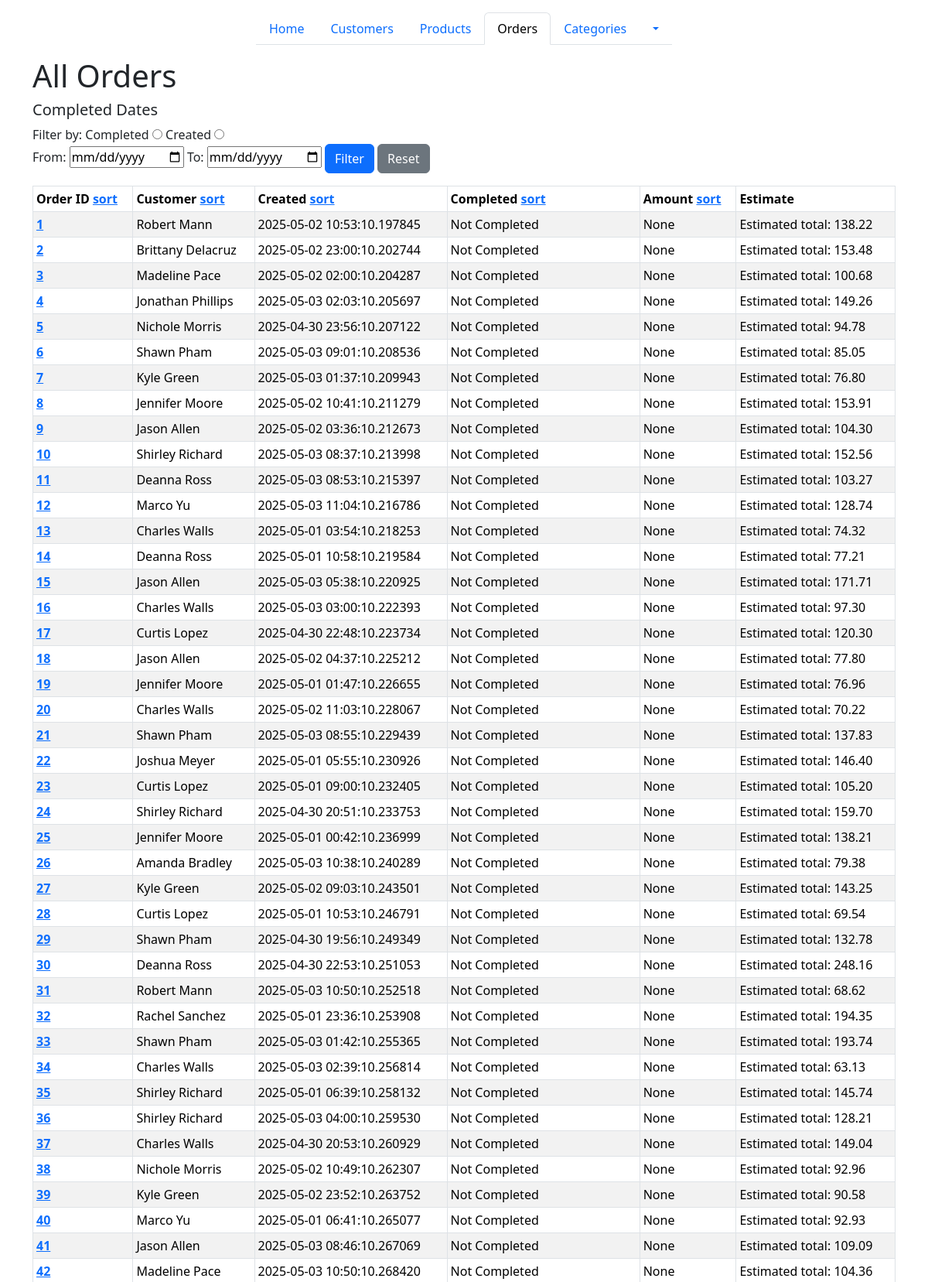
Screenshot of /orders/ (upper part) with the database file from the repository.
### models/order.py (models this page shows, shortened)
class Order(db.Model):
    __tablename__ = "Orders"
    id = db.mapped_column(db.Integer, primary_key=True)
    customer_id = db.mapped_column(db.Integer, db.ForeignKey("Customers.id"))
    created = db.mapped_column(db.DateTime, nullable=False, default=db.func.now())
    completed = db.mapped_column(db.DateTime, nullable=True, default=None)
    amount = db.mapped_column(db.DECIMAL(6,2), nullable=True, default=None)
    items = db.relationship('ProductOrder', back_populates="order")
    customer = db.relationship('Customer', back_populates='orders')
    def estimate(self):
        total = 0
        for item in self.items:
            total += item.quantity * item.product.price
        return round(total,2)

### models/customer.py (models this page shows, shortened)
class Customer(db.Model):
    __tablename__ = "Customers"
    id = db.mapped_column(db.Integer, primary_key=True)
    name = db.mapped_column(db.String)
    phone = db.mapped_column(db.String, unique=True)
    orders = db.relationship("Order", back_populates="customer")

### models/productOrder.py (models this page shows, shortened)
class ProductOrder(db.Model):
    __tablename__ = "ProductOrder"
    product_id = db.mapped_column(db.ForeignKey("Products.id"), primary_key=True)
    order_id = db.mapped_column(db.ForeignKey("Orders.id"), primary_key=True)
    quantity = db.mapped_column(db.Integer, nullable=False)
    product = db.relationship('Product', back_populates="order")
    order = db.relationship('Order', back_populates='items')

### models/product.py (models this page shows, shortened)
class Product(db.Model):
    __tablename__ = "Products"
    id = db.mapped_column(db.Integer, primary_key=True)
    name = db.mapped_column(db.String)
    price = db.mapped_column(db.DECIMAL(10, 2))
    available = db.mapped_column(db.Integer, default=0)
    category_id = db.mapped_column(db.Integer, db.ForeignKey("Categories.id"))
    category = db.relationship("Category", back_populates="products")
    order = db.relationship("ProductOrder", back_populates="product")

### routes/orders.py (the view)
@orders_bp.route("/")
def orders_page():
    sort = request.args.get("sort", "id")
    sort_order = request.args.get("sort_order", "asc")
    date_filter = request.args.get("date_filter")
    start_date = request.args.get("start_date")
    end_date = request.args.get("end_date")
    if start_date and start_date != "None":
        start_date_obj = dt.strptime(start_date, "%Y-%m-%d")
    if end_date and end_date != "None":
        end_date_obj = dt.strptime(end_date, "%Y-%m-%d")
    stmt = db.select(Order)
    if start_date != "None" and end_date != "None" and date_filter and start_date and end_date:
        if date_filter == "completed_filter":
            stmt = stmt.where(Order.completed >= start_date_obj).where(Order.completed <= end_date_obj)
        else:
            stmt = stmt.where(Order.created >= start_date_obj, Order.created <= end_date_obj).where(Order.completed == None)
    sort_options ={
        "id": Order.id,
        "created": Order.created,
        "completed": Order.completed,
        "amount": Order.amount
    }
    if sort in sort_options:
        if sort_order == "desc":
            stmt = stmt.order_by(sort_options[sort].desc())
        if sort_order == "asc":
            stmt = stmt.order_by(sort_options[sort].asc())
    orders = db.session.execute(stmt).scalars()
    if sort == "customer":
        if sort_order == "asc":
            orders = sorted(orders, key=lambda o:o.customer.name)
        else:
            orders = sorted(orders, key=lambda o:o.customer.name, reverse= True)
    return render_template("orders.html",
        orders=orders,
        sort=sort,
        sort_order=sort_order,
        start_date=start_date,
        end_date=end_date,
        date_filter=date_filter)

### templates/orders.html (shortened to what this page needs)
{% extends "base.html" %} {% block content %}
<h1>All Orders</h1>
<h5>Completed Dates</h5>
<form method="GET" action="{{ url_for('orders.orders_page') }}" class="mb-3">
  <label>Filter by:</label>
  <label for="completed_filter">Completed</label>
  <input type="radio" id="completed_filter" name="date_filter"
  value="completed_filter"  />
  <label for="created_filter">Created</label>
  <input type="radio" id="created_filter" name="date_filter"
  value="created_filter"  /><br />
  <label for="start_date">From:</label>
  <input
    type="date"
    id="start_date"
    name="start_date"
    value="{{ start_date or '' }}"
  />
  <label for="end_date">To:</label>
  <input
    type="date"
    id="end_date"
    name="end_date"
    value="{{ end_date or '' }}"
  />
  <button type="submit" class="btn btn-primary">Filter</button>
  <a href="{{ url_for('orders.orders_page') }}" class="btn btn-secondary"
    >Reset</a
  >
</form>
<div class="d-flex flex-wrap">
  <table class="table table-bordered table-striped table-sm table-hover">
    <thead>
      <tr>
        <th>
          Order ID
          <a
            href="{{ url_for('orders.orders_page', start_date=start_date, end_date=end_date, sort='id', sort_order='asc' if sort_order == 'desc' else 'desc', date_filter=date_filter) }}"
            >sort</a
          >
        </th>
        <th>
          Customer
          <a
            href="{{ url_for('orders.orders_page', start_date=start_date, end_date=end_date, sort='customer', sort_order='asc' if sort_order == 'desc' else 'desc', date_filter=date_filter) }}"
            >sort</a
          >
        </th>
        <th>
          Created
          <a
            href="{{ url_for('orders.orders_page', start_date=start_date, end_date=end_date, sort='created', sort_order='asc' if sort_order == 'desc' else 'desc', date_filter=date_filter) }}"
            >sort</a
          >
        </th>
        <th>
          Completed
          <a
            href="{{ url_for('orders.orders_page', start_date=start_date, end_date=end_date, sort='completed', sort_order='asc' if sort_order == 'desc' else 'desc', date_filter=date_filter) }}"
            >sort</a
          >
        </th>
        <th>
          Amount
          <a
            href="{{ url_for('orders.orders_page', start_date=start_date, end_date=end_date, sort='amount', sort_order='asc' if sort_order == 'desc' else 'desc', date_filter=date_filter) }}"
            >sort</a
          >
        </th>
        <th>Estimate</th>
      </tr>
    </thead>
    <tbody>
      {% for order in orders %}
      <tr>
        <th>
          <a href="{{ url_for('orders.single_order_page', order_id=order.id)}}"
            >{{ order.id }}</a
          >
        </th>
        <td>{{ order.customer.name }}</td>
        <td>{{ order.created }}</td>
        <td>
          {% if not order.completed %} Not Completed {% else %} {{
          order.completed }} {% endif %}
        </td>
        <td>{{ order.amount }}</td>
        <td>Estimated total: {{ order.estimate() }}</td>
      </tr>
      {% endfor %}
    </tbody>
  </table>
</div>
{% endblock %}

### rows the page displays
Order: id "1", customer.name "Robert Mann", created "2025-05-02 10:53:10.197845", shows "Not Completed", amount "None", estimate "138.22"
Order: id "2", customer.name "Brittany Delacruz", created "2025-05-02 23:00:10.202744", shows "Not Completed", amount "None", estimate "153.48"
Order: id "3", customer.name "Madeline Pace", created "2025-05-02 02:00:10.204287", shows "Not Completed", amount "None", estimate "100.68"
Order: id "4", customer.name "Jonathan Phillips", created "2025-05-03 02:03:10.205697", shows "Not Completed", amount "None", estimate "149.26"
Order: id "5", customer.name "Nichole Morris", created "2025-04-30 23:56:10.207122", shows "Not Completed", amount "None", estimate "94.78"
Order: id "6", customer.name "Shawn Pham", created "2025-05-03 09:01:10.208536", shows "Not Completed", amount "None", estimate "85.05"
Order: id "7", customer.name "Kyle Green", created "2025-05-03 01:37:10.209943", shows "Not Completed", amount "None", estimate "76.80"
Order: id "8", customer.name "Jennifer Moore", created "2025-05-02 10:41:10.211279", shows "Not Completed", amount "None", estimate "153.91"
Order: id "9", customer.name "Jason Allen", created "2025-05-02 03:36:10.212673", shows "Not Completed", amount "None", estimate "104.30"
Order: id "10", customer.name "Shirley Richard", created "2025-05-03 08:37:10.213998", shows "Not Completed", amount "None", estimate "152.56"
Order: id "11", customer.name "Deanna Ross", created "2025-05-03 08:53:10.215397", shows "Not Completed", amount "None", estimate "103.27"
Order: id "12", customer.name "Marco Yu", created "2025-05-03 11:04:10.216786", shows "Not Completed", amount "None", estimate "128.74"
Order: id "13", customer.name "Charles Walls", created "2025-05-01 03:54:10.218253", shows "Not Completed", amount "None", estimate "74.32"
Order: id "14", customer.name "Deanna Ross", created "2025-05-01 10:58:10.219584", shows "Not Completed", amount "None", estimate "77.21"
Order: id "15", customer.name "Jason Allen", created "2025-05-03 05:38:10.220925", shows "Not Completed", amount "None", estimate "171.71"
Order: id "16", customer.name "Charles Walls", created "2025-05-03 03:00:10.222393", shows "Not Completed", amount "None", estimate "97.30"
Order: id "17", customer.name "Curtis Lopez", created "2025-04-30 22:48:10.223734", shows "Not Completed", amount "None", estimate "120.30"
Order: id "18", customer.name "Jason Allen", created "2025-05-02 04:37:10.225212", shows "Not Completed", amount "None", estimate "77.80"
Order: id "19", customer.name "Jennifer Moore", created "2025-05-01 01:47:10.226655", shows "Not Completed", amount "None", estimate "76.96"
Order: id "20", customer.name "Charles Walls", created "2025-05-02 11:03:10.228067", shows "Not Completed", amount "None", estimate "70.22"
Order: id "21", customer.name "Shawn Pham", created "2025-05-03 08:55:10.229439", shows "Not Completed", amount "None", estimate "137.83"
Order: id "22", customer.name "Joshua Meyer", created "2025-05-01 05:55:10.230926", shows "Not Completed", amount "None", estimate "146.40"
Order: id "23", customer.name "Curtis Lopez", created "2025-05-01 09:00:10.232405", shows "Not Completed", amount "None", estimate "105.20"
Order: id "24", customer.name "Shirley Richard", created "2025-04-30 20:51:10.233753", shows "Not Completed", amount "None", estimate "159.70"
Order: id "25", customer.name "Jennifer Moore", created "2025-05-01 00:42:10.236999", shows "Not Completed", amount "None", estimate "138.21"
Order: id "26", customer.name "Amanda Bradley", created "2025-05-03 10:38:10.240289", shows "Not Completed", amount "None", estimate "79.38"
Order: id "27", customer.name "Kyle Green", created "2025-05-02 09:03:10.243501", shows "Not Completed", amount "None", estimate "143.25"
Order: id "28", customer.name "Curtis Lopez", created "2025-05-01 10:53:10.246791", shows "Not Completed", amount "None", estimate "69.54"
Order: id "29", customer.name "Shawn Pham", created "2025-04-30 19:56:10.249349", shows "Not Completed", amount "None", estimate "132.78"
Order: id "30", customer.name "Deanna Ross", created "2025-04-30 22:53:10.251053", shows "Not Completed", amount "None", estimate "248.16"
Order: id "31", customer.name "Robert Mann", created "2025-05-03 10:50:10.252518", shows "Not Completed", amount "None", estimate "68.62"
Order: id "32", customer.name "Rachel Sanchez", created "2025-05-01 23:36:10.253908", shows "Not Completed", amount "None", estimate "194.35"
Order: id "33", customer.name "Shawn Pham", created "2025-05-03 01:42:10.255365", shows "Not Completed", amount "None", estimate "193.74"
Order: id "34", customer.name "Charles Walls", created "2025-05-03 02:39:10.256814", shows "Not Completed", amount "None", estimate "63.13"
Order: id "35", customer.name "Shirley Richard", created "2025-05-01 06:39:10.258132", shows "Not Completed", amount "None", estimate "145.74"
Order: id "36", customer.name "Shirley Richard", created "2025-05-03 04:00:10.259530", shows "Not Completed", amount "None", estimate "128.21"
Order: id "37", customer.name "Charles Walls", created "2025-04-30 20:53:10.260929", shows "Not Completed", amount "None", estimate "149.04"
Order: id "38", customer.name "Nichole Morris", created "2025-05-02 10:49:10.262307", shows "Not Completed", amount "None", estimate "92.96"
Order: id "39", customer.name "Kyle Green", created "2025-05-02 23:52:10.263752", shows "Not Completed", amount "None", estimate "90.58"
Order: id "40", customer.name "Marco Yu", created "2025-05-01 06:41:10.265077", shows "Not Completed", amount "None", estimate "92.93"
Order: id "41", customer.name "Jason Allen", created "2025-05-03 08:46:10.267069", shows "Not Completed", amount "None", estimate "109.09"
Order: id "42", customer.name "Madeline Pace", created "2025-05-03 10:50:10.268420", shows "Not Completed", amount "None", estimate "104.36"
